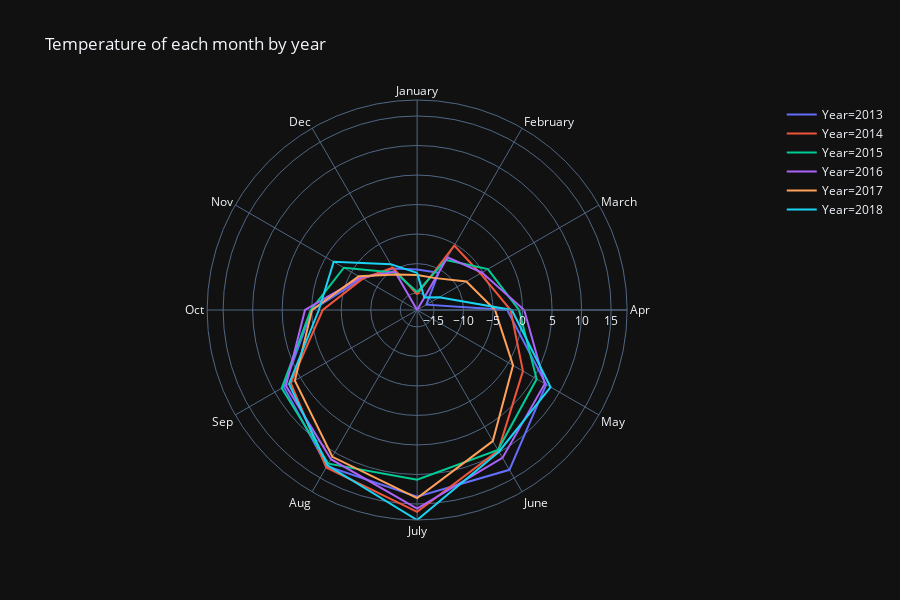

The notebook cell this image was saved under:
### Code cell
fig = px.line_polar(data_lalokka, r = 'temp_celsius',theta = 'Month', color = 'Year',line_close = True, template = 'plotly_dark', title = 'Temperature of each month by year')
fig.show()

### Figure 1 — Plotly figure (JSON) as saved in the notebook; plotly's stock layout.template omitted (floating-point values rounded to 4 significant figures)
{"data": [{"hoverlabel": {"namelength": 0}, "hovertemplate": "Year=2013<br>temp_celsius=%{r}<br>Month=%{theta}", "legendgroup": "Year=2013", "line": {"color": "#636efa", "dash": "solid"}, "mode": "lines", "name": "Year=2013", "r": [-11.0, -10.58, -16.05, -2.602, 7.389, 13.4, 13.76, 12.69, 8.204, -0.06272, -7.185, -9.749, -11.0], "showlegend": true, "subplot": "polar", "theta": ["January", "February", "March", "Apr", "May", "June", "July", "Aug", "Sep", "Oct", "Nov", "Dec", "January"], "type": "scatterpolar"}, {"hoverlabel": {"namelength": 0}, "hovertemplate": "Year=2014<br>temp_celsius=%{r}<br>Month=%{theta}", "legendgroup": "Year=2014", "line": {"color": "#EF553B", "dash": "solid"}, "mode": "lines", "name": "Year=2014", "r": [-15.19, -5.268, -5.475, -2.028, 2.841, 9.63, 16.34, 12.94, 6.861, -1.873, -7.222, -9.588, -15.19], "showlegend": true, "subplot": "polar", "theta": ["January", "February", "March", "Apr", "May", "June", "July", "Aug", "Sep", "Oct", "Nov", "Dec", "January"], "type": "scatterpolar"}, {"hoverlabel": {"namelength": 0}, "hovertemplate": "Year=2015<br>temp_celsius=%{r}<br>Month=%{theta}", "legendgroup": "Year=2015", "line": {"color": "#00cc96", "dash": "solid"}, "mode": "lines", "name": "Year=2015", "r": [-14.81, -8.056, -4.014, -0.6019, 5.52, 9.528, 10.9, 12.2, 8.62, 0.1434, -3.537, -10.56, -14.81], "showlegend": true, "subplot": "polar", "theta": ["January", "February", "March", "Apr", "May", "June", "July", "Aug", "Sep", "Oct", "Nov", "Dec", "January"], "type": "scatterpolar"}, {"hoverlabel": {"namelength": 0}, "hovertemplate": "Year=2016<br>temp_celsius=%{r}<br>Month=%{theta}", "legendgroup": "Year=2016", "line": {"color": "#ab63fa", "dash": "solid"}, "mode": "lines", "name": "Year=2016", "r": [-17.85, -7.548, -5.179, 0.2778, 7.115, 11.06, 15.79, 11.33, 7.796, 1.138, -6.852, -10.37, -17.85], "showlegend": true, "subplot": "polar", "theta": ["January", "February", "March", "Apr", "May", "June", "July", "Aug", "Sep", "Oct", "Nov", "Dec", "January"], "type": "scatterpolar"}, {"hoverlabel": {"namelength": 0}, "hovertemplate": "Year=2017<br>temp_celsius=%{r}<br>Month=%{theta}", "legendgroup": "Year=2017", "line": {"color": "#FFA15A", "dash": "solid"}, "mode": "lines", "name": "Year=2017", "r": [-11.91, -11.62, -8.222, -4.657, 0.905, 7.778, 14.01, 10.85, 6.046, -0.05376, -6.444, -10.9, -11.91], "showlegend": true, "subplot": "polar", "theta": ["January", "February", "March", "Apr", "May", "June", "July", "Aug", "Sep", "Oct", "Nov", "Dec", "January"], "type": "scatterpolar"}, {"hoverlabel": {"namelength": 0}, "hovertemplate": "Year=2018<br>temp_celsius=%{r}<br>Month=%{theta}", "legendgroup": "Year=2018", "line": {"color": "#19d3f3", "dash": "solid"}, "mode": "lines", "name": "Year=2018", "r": [-11.56, -15.42, -13.55, -1.815, 8.235, 9.852, 17.71, 12.51, 7.194, -1.21, -1.537, -8.889, -11.56], "showlegend": true, "subplot": "polar", "theta": ["January", "February", "March", "Apr", "May", "June", "July", "Aug", "Sep", "Oct", "Nov", "Dec", "January"], "type": "scatterpolar"}], "layout": {"height": 600, "legend": {"tracegroupgap": 0}, "polar": {"angularaxis": {"direction": "clockwise", "rotation": 90}, "domain": {"x": [0, 0.98], "y": [0, 1]}}, "title": {"text": "Temperature of each month by year"}}}
